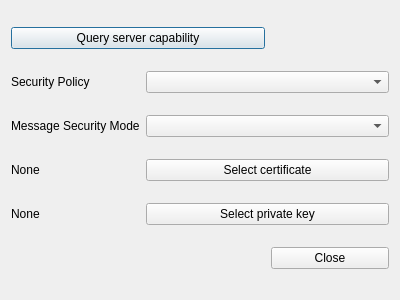
<?xml version="1.0" encoding="UTF-8"?>
<ui version="4.0">
 <class>ConnectionDialog</class>
 <widget class="QDialog" name="ConnectionDialog">
  <property name="geometry">
   <rect>
    <x>0</x>
    <y>0</y>
    <width>400</width>
    <height>300</height>
   </rect>
  </property>
  <property name="windowTitle">
   <string>ConnectionDialog</string>
  </property>
  <layout class="QGridLayout" name="gridLayout">
   <item row="0" column="0" colspan="2">
    <widget class="QPushButton" name="queryButton">
     <property name="text">
      <string>Query server capability</string>
     </property>
    </widget>
   </item>
   <item row="1" column="0">
    <widget class="QLabel" name="label">
     <property name="text">
      <string>Security Policy</string>
     </property>
    </widget>
   </item>
   <item row="1" column="1" colspan="2">
    <widget class="QComboBox" name="policyComboBox"/>
   </item>
   <item row="2" column="0">
    <widget class="QLabel" name="label_2">
     <property name="text">
      <string>Message Security Mode</string>
     </property>
    </widget>
   </item>
   <item row="2" column="1" colspan="2">
    <widget class="QComboBox" name="modeComboBox"/>
   </item>
   <item row="3" column="0">
    <widget class="QLabel" name="certificateLabel">
     <property name="text">
      <string>None</string>
     </property>
    </widget>
   </item>
   <item row="3" column="1" colspan="2">
    <widget class="QPushButton" name="certificateButton">
     <property name="text">
      <string>Select certificate</string>
     </property>
    </widget>
   </item>
   <item row="4" column="0">
    <widget class="QLabel" name="privateKeyLabel">
     <property name="text">
      <string>None</string>
     </property>
    </widget>
   </item>
   <item row="4" column="1" colspan="2">
    <widget class="QPushButton" name="privateKeyButton">
     <property name="text">
      <string>Select private key</string>
     </property>
    </widget>
   </item>
   <item row="5" column="2">
    <widget class="QPushButton" name="closeButton">
     <property name="text">
      <string>Close</string>
     </property>
    </widget>
   </item>
  </layout>
 </widget>
 <layoutdefault spacing="6" margin="11"/>
 <resources/>
 <connections/>
</ui>
